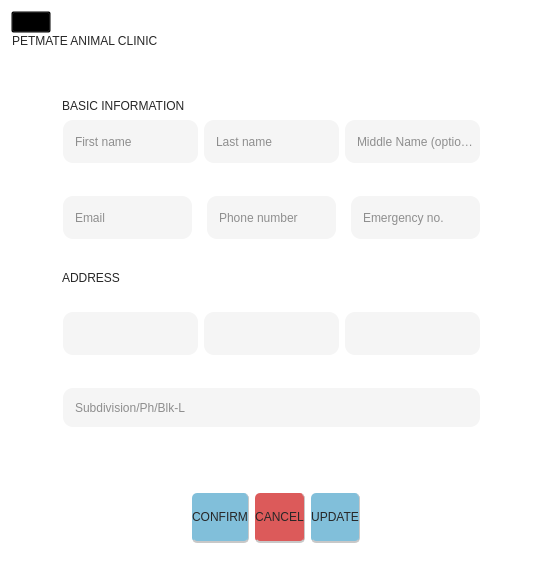
         <widget class="QWidget" name="AddpatientPage">
          <property name="styleSheet">
           <string notr="true">QWidget{
	background:transparent;

}</string>
          </property>
          <layout class="QVBoxLayout" name="verticalLayout_12">
           <property name="spacing">
            <number>0</number>
           </property>
           <property name="sizeConstraint">
            <enum>QLayout::SetDefaultConstraint</enum>
           </property>
           <item alignment="Qt::AlignLeft">
            <widget class="QPushButton" name="addPatientBackBtn">
             <property name="icon">
              <iconset resource="resource.qrc">
               <normaloff>:/Icons/Icons/Profileback.png</normaloff>:/Icons/Icons/Profileback.png</iconset>
             </property>
            </widget>
           </item>
           <item alignment="Qt::AlignTop">
            <widget class="QFrame" name="frame_2">
             <property name="sizePolicy">
              <sizepolicy hsizetype="Expanding" vsizetype="Expanding">
               <horstretch>0</horstretch>
               <verstretch>0</verstretch>
              </sizepolicy>
             </property>
             <property name="styleSheet">
              <string notr="true">QLabel{
	font-family:&quot;Rubik Mono One&quot;;
	color:rgb(39, 39, 39);

}</string>
             </property>
             <property name="frameShape">
              <enum>QFrame::StyledPanel</enum>
             </property>
             <property name="frameShadow">
              <enum>QFrame::Raised</enum>
             </property>
             <layout class="QHBoxLayout" name="horizontalLayout">
              <property name="leftMargin">
               <number>0</number>
              </property>
              <property name="topMargin">
               <number>0</number>
              </property>
              <property name="rightMargin">
               <number>0</number>
              </property>
              <property name="bottomMargin">
               <number>0</number>
              </property>
              <item>
               <widget class="QLabel" name="pageHeader1">
                <property name="sizePolicy">
                 <sizepolicy hsizetype="Expanding" vsizetype="Preferred">
                  <horstretch>0</horstretch>
                  <verstretch>0</verstretch>
                 </sizepolicy>
                </property>
                <property name="styleSheet">
                 <string notr="true"/>
                </property>
                <property name="text">
                 <string>PETMATE ANIMAL CLINIC</string>
                </property>
               </widget>
              </item>
              <item>
               <widget class="QLabel" name="clinicIconP1">
                <property name="sizePolicy">
                 <sizepolicy hsizetype="Expanding" vsizetype="Expanding">
                  <horstretch>0</horstretch>
                  <verstretch>0</verstretch>
                 </sizepolicy>
                </property>
                <property name="maximumSize">
                 <size>
                  <width>145</width>
                  <height>60</height>
                 </size>
                </property>
                <property name="text">
                 <string/>
                </property>
                <property name="pixmap">
                 <pixmap resource="resource.qrc">:/images/image/petmateLogo.png</pixmap>
                </property>
                <property name="scaledContents">
                 <bool>true</bool>
                </property>
                <property name="alignment">
                 <set>Qt::AlignCenter</set>
                </property>
                <property name="wordWrap">
                 <bool>false</bool>
                </property>
               </widget>
              </item>
             </layout>
            </widget>
           </item>
           <item>
            <spacer name="verticalSpacer_11">
             <property name="orientation">
              <enum>Qt::Vertical</enum>
             </property>
             <property name="sizeType">
              <enum>QSizePolicy::Maximum</enum>
             </property>
             <property name="sizeHint" stdset="0">
              <size>
               <width>20</width>
               <height>20</height>
              </size>
             </property>
            </spacer>
           </item>
           <item>
            <widget class="QFrame" name="ownerDetailsFrame">
             <property name="sizePolicy">
              <sizepolicy hsizetype="Expanding" vsizetype="Expanding">
               <horstretch>0</horstretch>
               <verstretch>0</verstretch>
              </sizepolicy>
             </property>
             <property name="minimumSize">
              <size>
               <width>0</width>
               <height>0</height>
              </size>
             </property>
             <property name="styleSheet">
              <string notr="true">QLabel{
	font-family: &quot;Rubik Mono One&quot;;
	color:rgb(39, 39, 39);
}

QLineEdit{
    border-radius: 10px;
	font-family: &quot;Montserrat Medium&quot;;
	font-weight: 57;
	color:rgb(39, 39, 39);
	padding-left: 10px;
	background-color:rgb(245, 245, 245);
}
QLineEdit:focus{
    border: 1px solid rgb(235, 235, 235);
	background-color:rgb(227, 227, 227);
}


QComboBox {
    border-radius: 10px;
	font-family: &quot;Montserrat Medium&quot;;
	font-weight: 57;
	color:rgb(39, 39, 39);
	padding-left: 10px;
	background-color:rgb(245, 245, 245);
}
QComboBox QLineEdit {
	font-family: &quot;Montserrat Medium&quot;;
	font-weight: 57;
    color: rgb(39, 39, 39);
    border: none; 
}
QComboBox:focus{
    border: 1px solid rgb(235, 235, 235);
	background-color:rgb(227, 227, 227);
}
QComboBox::drop-down {
    background-color: transparent;
    border-radius: 10px;
}

QComboBox::down-arrow {
    image: url(:/Icons/Icons/downArrow.png);
    width: 12px;
    height: 12px;
    padding-right: 10px;
}

/* Dropdown list */
QComboBox QAbstractItemView {
    background-color: rgb(232, 232, 232);
    selection-background-color: rgb(217, 217, 217); 
    selection-color: black;
    font: 63 12pt &quot;Montserrat SemiBold&quot;;
    outline: none;
	border:1px solid rgb(209, 209, 209);
}

/* List items */
QComboBox QAbstractItemView::item {
    background-color:  rgb(232, 232, 232);
    color: black;
    height: 25px;
    font: 63 12pt &quot;Montserrat SemiBold&quot;;
}

QComboBox QAbstractItemView::item:hover {
    background-color: rgb(193, 193, 193);
    color: black;
}

/* Scrollbar inside dropdown */
QComboBox QAbstractItemView QScrollBar:vertical {
    background-color: transparent; /* or set a solid color */
    width: 10px;
    border: none;
}

QComboBox QAbstractItemView QScrollBar::handle:vertical {
    background-color: rgb(129, 191, 218);
    border-radius: 5px;
    min-height: 120px;
}

QComboBox QAbstractItemView QScrollBar::handle:vertical:hover {
    background-color: rgb(86, 127, 145);
}

QComboBox QAbstractItemView QScrollBar::add-line:vertical,
QComboBox QAbstractItemView QScrollBar::sub-line:vertical {
    height: 0px;
    background: none;
    border: none;
}

QComboBox QAbstractItemView QScrollBar::groove:vertical {
    background: transparent;
    outline: none;
    border: none;
}
QComboBox QAbstractItemView QScrollBar,
QComboBox QAbstractItemView QScrollBar::handle,
QComboBox QAbstractItemView QScrollBar::groove {
    outline: none;
    border: none;
}

QComboBox QLineEdit {
    font: 63 12pt &quot;Montserrat SemiBold&quot;;
    color: rgb(39, 39, 39);
    border: none; /* optional para di mag mukhang double border */
    background: transparent;
}</string>
             </property>
             <property name="frameShape">
              <enum>QFrame::StyledPanel</enum>
             </property>
             <property name="frameShadow">
              <enum>QFrame::Raised</enum>
             </property>
             <layout class="QVBoxLayout" name="verticalLayout_9">
              <property name="leftMargin">
               <number>50</number>
              </property>
              <property name="rightMargin">
               <number>50</number>
              </property>
              <property name="bottomMargin">
               <number>0</number>
              </property>
              <item>
               <spacer name="verticalSpacer_9">
                <property name="orientation">
                 <enum>Qt::Vertical</enum>
                </property>
                <property name="sizeType">
                 <enum>QSizePolicy::Maximum</enum>
                </property>
                <property name="sizeHint" stdset="0">
                 <size>
                  <width>20</width>
                  <height>20</height>
                 </size>
                </property>
               </spacer>
              </item>
              <item>
               <widget class="QLabel" name="label_4">
                <property name="sizePolicy">
                 <sizepolicy hsizetype="Fixed" vsizetype="Fixed">
                  <horstretch>0</horstretch>
                  <verstretch>0</verstretch>
                 </sizepolicy>
                </property>
                <property name="styleSheet">
                 <string notr="true"/>
                </property>
                <property name="text">
                 <string>BASIC INFORMATION</string>
                </property>
               </widget>
              </item>
              <item>
               <widget class="QFrame" name="frame_36">
                <property name="sizePolicy">
                 <sizepolicy hsizetype="Expanding" vsizetype="Expanding">
                  <horstretch>0</horstretch>
                  <verstretch>0</verstretch>
                 </sizepolicy>
                </property>
                <property name="minimumSize">
                 <size>
                  <width>0</width>
                  <height>50</height>
                 </size>
                </property>
                <property name="maximumSize">
                 <size>
                  <width>16777215</width>
                  <height>80</height>
                 </size>
                </property>
                <property name="frameShape">
                 <enum>QFrame::StyledPanel</enum>
                </property>
                <property name="frameShadow">
                 <enum>QFrame::Raised</enum>
                </property>
                <layout class="QHBoxLayout" name="horizontalLayout_52">
                 <property name="leftMargin">
                  <number>0</number>
                 </property>
                 <property name="topMargin">
                  <number>0</number>
                 </property>
                 <property name="rightMargin">
                  <number>9</number>
                 </property>
                 <property name="bottomMargin">
                  <number>5</number>
                 </property>
                 <item>
                  <widget class="QLineEdit" name="firstNameEdit">
                   <property name="sizePolicy">
                    <sizepolicy hsizetype="Expanding" vsizetype="Expanding">
                     <horstretch>0</horstretch>
                     <verstretch>0</verstretch>
                    </sizepolicy>
                   </property>
                   <property name="styleSheet">
                    <string notr="true"/>
                   </property>
                   <property name="placeholderText">
                    <string>First name</string>
                   </property>
                  </widget>
                 </item>
                 <item>
                  <widget class="QLineEdit" name="lastNameEdit">
                   <property name="sizePolicy">
                    <sizepolicy hsizetype="Expanding" vsizetype="Expanding">
                     <horstretch>0</horstretch>
                     <verstretch>0</verstretch>
                    </sizepolicy>
                   </property>
                   <property name="styleSheet">
                    <string notr="true"/>
                   </property>
                   <property name="placeholderText">
                    <string>Last name</string>
                   </property>
                  </widget>
                 </item>
                 <item>
                  <widget class="QLineEdit" name="middleNameEdit">
                   <property name="sizePolicy">
                    <sizepolicy hsizetype="Expanding" vsizetype="Expanding">
                     <horstretch>0</horstretch>
                     <verstretch>0</verstretch>
                    </sizepolicy>
                   </property>
                   <property name="placeholderText">
                    <string>Middle Name (optional)</string>
                   </property>
                  </widget>
                 </item>
                </layout>
               </widget>
              </item>
              <item>
               <spacer name="verticalSpacer_10">
                <property name="orientation">
                 <enum>Qt::Vertical</enum>
                </property>
                <property name="sizeType">
                 <enum>QSizePolicy::Maximum</enum>
                </property>
                <property name="sizeHint" stdset="0">
                 <size>
                  <width>20</width>
                  <height>20</height>
                 </size>
                </property>
               </spacer>
              </item>
              <item>
               <widget class="QFrame" name="ownerDetails">
                <property name="sizePolicy">
                 <sizepolicy hsizetype="Expanding" vsizetype="Expanding">
                  <horstretch>0</horstretch>
                  <verstretch>0</verstretch>
                 </sizepolicy>
                </property>
                <property name="minimumSize">
                 <size>
                  <width>0</width>
                  <height>50</height>
                 </size>
                </property>
                <property name="maximumSize">
                 <size>
                  <width>16777215</width>
                  <height>80</height>
                 </size>
                </property>
                <property name="styleSheet">
                 <string notr="true"/>
                </property>
                <property name="frameShape">
                 <enum>QFrame::StyledPanel</enum>
                </property>
                <property name="frameShadow">
                 <enum>QFrame::Raised</enum>
                </property>
                <layout class="QHBoxLayout" name="horizontalLayout_51">
                 <property name="spacing">
                  <number>15</number>
                 </property>
                 <property name="leftMargin">
                  <number>0</number>
                 </property>
                 <property name="topMargin">
                  <number>0</number>
                 </property>
                 <property name="bottomMargin">
                  <number>5</number>
                 </property>
                 <item>
                  <widget class="QLineEdit" name="emailEdit">
                   <property name="sizePolicy">
                    <sizepolicy hsizetype="Expanding" vsizetype="Expanding">
                     <horstretch>0</horstretch>
                     <verstretch>0</verstretch>
                    </sizepolicy>
                   </property>
                   <property name="styleSheet">
                    <string notr="true"/>
                   </property>
                   <property name="placeholderText">
                    <string>Email</string>
                   </property>
                  </widget>
                 </item>
                 <item>
                  <widget class="QLineEdit" name="phoneNumberEdit">
                   <property name="sizePolicy">
                    <sizepolicy hsizetype="Expanding" vsizetype="Expanding">
                     <horstretch>0</horstretch>
                     <verstretch>0</verstretch>
                    </sizepolicy>
                   </property>
                   <property name="styleSheet">
                    <string notr="true"/>
                   </property>
                   <property name="placeholderText">
                    <string>Phone number</string>
                   </property>
                  </widget>
                 </item>
                 <item>
                  <widget class="QLineEdit" name="emergencyNoEdit">
                   <property name="sizePolicy">
                    <sizepolicy hsizetype="Expanding" vsizetype="Expanding">
                     <horstretch>0</horstretch>
                     <verstretch>0</verstretch>
                    </sizepolicy>
                   </property>
                   <property name="styleSheet">
                    <string notr="true"/>
                   </property>
                   <property name="placeholderText">
                    <string>Emergency no.</string>
                   </property>
                  </widget>
                 </item>
                </layout>
               </widget>
              </item>
              <item>
               <spacer name="verticalSpacer_5">
                <property name="orientation">
                 <enum>Qt::Vertical</enum>
                </property>
                <property name="sizeType">
                 <enum>QSizePolicy::Maximum</enum>
                </property>
                <property name="sizeHint" stdset="0">
                 <size>
                  <width>20</width>
                  <height>20</height>
                 </size>
                </property>
               </spacer>
              </item>
              <item>
               <widget class="QLabel" name="label_15">
                <property name="sizePolicy">
                 <sizepolicy hsizetype="Fixed" vsizetype="Fixed">
                  <horstretch>0</horstretch>
                  <verstretch>0</verstretch>
                 </sizepolicy>
                </property>
                <property name="styleSheet">
                 <string notr="true"/>
                </property>
                <property name="text">
                 <string>ADDRESS</string>
                </property>
               </widget>
              </item>
              <item>
               <spacer name="verticalSpacer_6">
                <property name="orientation">
                 <enum>Qt::Vertical</enum>
                </property>
                <property name="sizeType">
                 <enum>QSizePolicy::Maximum</enum>
                </property>
                <property name="sizeHint" stdset="0">
                 <size>
                  <width>20</width>
                  <height>20</height>
                 </size>
                </property>
               </spacer>
              </item>
              <item>
               <widget class="QFrame" name="ownerDetails_2">
                <property name="sizePolicy">
                 <sizepolicy hsizetype="Expanding" vsizetype="Expanding">
                  <horstretch>0</horstretch>
                  <verstretch>0</verstretch>
                 </sizepolicy>
                </property>
                <property name="minimumSize">
                 <size>
                  <width>0</width>
                  <height>50</height>
                 </size>
                </property>
                <property name="maximumSize">
                 <size>
                  <width>16777215</width>
                  <height>80</height>
                 </size>
                </property>
                <property name="styleSheet">
                 <string notr="true"/>
                </property>
                <property name="frameShape">
                 <enum>QFrame::StyledPanel</enum>
                </property>
                <property name="frameShadow">
                 <enum>QFrame::Raised</enum>
                </property>
                <layout class="QHBoxLayout" name="horizontalLayout_30">
                 <property name="leftMargin">
                  <number>0</number>
                 </property>
                 <property name="topMargin">
                  <number>0</number>
                 </property>
                 <property name="bottomMargin">
                  <number>5</number>
                 </property>
                 <item>
                  <widget class="QComboBox" name="provinceComboBox">
                   <property name="sizePolicy">
                    <sizepolicy hsizetype="Expanding" vsizetype="Expanding">
                     <horstretch>0</horstretch>
                     <verstretch>0</verstretch>
                    </sizepolicy>
                   </property>
                   <property name="cursor">
                    <cursorShape>IBeamCursor</cursorShape>
                   </property>
                   <property name="focusPolicy">
                    <enum>Qt::NoFocus</enum>
                   </property>
                   <property name="styleSheet">
                    <string notr="true"/>
                   </property>
                   <property name="editable">
                    <bool>true</bool>
                   </property>
                   <property name="sizeAdjustPolicy">
                    <enum>QComboBox::AdjustToContentsOnFirstShow</enum>
                   </property>
                   <property name="duplicatesEnabled">
                    <bool>false</bool>
                   </property>
                   <property name="frame">
                    <bool>true</bool>
                   </property>
                  </widget>
                 </item>
                 <item>
                  <widget class="QComboBox" name="cityComboBox">
                   <property name="sizePolicy">
                    <sizepolicy hsizetype="Expanding" vsizetype="Expanding">
                     <horstretch>0</horstretch>
                     <verstretch>0</verstretch>
                    </sizepolicy>
                   </property>
                   <property name="cursor">
                    <cursorShape>IBeamCursor</cursorShape>
                   </property>
                   <property name="focusPolicy">
                    <enum>Qt::NoFocus</enum>
                   </property>
                   <property name="styleSheet">
                    <string notr="true"/>
                   </property>
                   <property name="editable">
                    <bool>true</bool>
                   </property>
                   <property name="currentIndex">
                    <number>-1</number>
                   </property>
                   <property name="maxVisibleItems">
                    <number>10</number>
                   </property>
                  </widget>
                 </item>
                 <item>
                  <widget class="QComboBox" name="barangayComboBox">
                   <property name="sizePolicy">
                    <sizepolicy hsizetype="Expanding" vsizetype="Expanding">
                     <horstretch>0</horstretch>
                     <verstretch>0</verstretch>
                    </sizepolicy>
                   </property>
                   <property name="cursor">
                    <cursorShape>IBeamCursor</cursorShape>
                   </property>
                   <property name="focusPolicy">
                    <enum>Qt::NoFocus</enum>
                   </property>
                   <property name="styleSheet">
                    <string notr="true"/>
                   </property>
                   <property name="editable">
                    <bool>true</bool>
                   </property>
                  </widget>
                 </item>
                </layout>
               </widget>
              </item>
              <item>
               <spacer name="verticalSpacer_7">
                <property name="orientation">
                 <enum>Qt::Vertical</enum>
                </property>
                <property name="sizeType">
                 <enum>QSizePolicy::Minimum</enum>
                </property>
                <property name="sizeHint" stdset="0">
                 <size>
                  <width>20</width>
                  <height>20</height>
                 </size>
                </property>
               </spacer>
              </item>
              <item>
               <widget class="QFrame" name="ownerDetails_3">
                <property name="sizePolicy">
                 <sizepolicy hsizetype="Expanding" vsizetype="Expanding">
                  <horstretch>0</horstretch>
                  <verstretch>0</verstretch>
                 </sizepolicy>
                </property>
                <property name="minimumSize">
                 <size>
                  <width>0</width>
                  <height>50</height>
                 </size>
                </property>
                <property name="maximumSize">
                 <size>
                  <width>16777215</width>
                  <height>80</height>
                 </size>
                </property>
                <property name="styleSheet">
                 <string notr="true"/>
                </property>
                <property name="frameShape">
                 <enum>QFrame::StyledPanel</enum>
                </property>
                <property name="frameShadow">
                 <enum>QFrame::Raised</enum>
                </property>
                <layout class="QHBoxLayout" name="horizontalLayout_31">
                 <property name="leftMargin">
                  <number>0</number>
                 </property>
                 <property name="topMargin">
                  <number>0</number>
                 </property>
                 <item>
                  <widget class="QLineEdit" name="detailedAddressEdit">
                   <property name="sizePolicy">
                    <sizepolicy hsizetype="Expanding" vsizetype="Expanding">
                     <horstretch>0</horstretch>
                     <verstretch>0</verstretch>
                    </sizepolicy>
                   </property>
                   <property name="styleSheet">
                    <string notr="true"/>
                   </property>
                   <property name="placeholderText">
                    <string>Subdivision/Ph/Blk-L</string>
                   </property>
                  </widget>
                 </item>
                </layout>
               </widget>
              </item>
              <item>
               <spacer name="verticalSpacer_8">
                <property name="orientation">
                 <enum>Qt::Vertical</enum>
                </property>
                <property name="sizeHint" stdset="0">
                 <size>
                  <width>20</width>
                  <height>40</height>
                 </size>
                </property>
               </spacer>
              </item>
              <item>
               <widget class="QFrame" name="frame_12">
                <property name="sizePolicy">
                 <sizepolicy hsizetype="Expanding" vsizetype="Expanding">
                  <horstretch>0</horstretch>
                  <verstretch>0</verstretch>
                 </sizepolicy>
                </property>
                <property name="maximumSize">
                 <size>
                  <width>16777215</width>
                  <height>80</height>
                 </size>
                </property>
                <property name="styleSheet">
                 <string notr="true">QPushButton{
	font-family: &quot;Montserrat SemiBold&quot;;
	font-weight: 63;
	color:rgb(39, 39, 39);
}</string>
                </property>
                <property name="frameShape">
                 <enum>QFrame::StyledPanel</enum>
                </property>
                <property name="frameShadow">
                 <enum>QFrame::Raised</enum>
                </property>
                <layout class="QHBoxLayout" name="horizontalLayout_23">
                 <property name="bottomMargin">
                  <number>5</number>
                 </property>
                 <item>
                  <spacer name="horizontalSpacer">
                   <property name="orientation">
                    <enum>Qt::Horizontal</enum>
                   </property>
                   <property name="sizeType">
                    <enum>QSizePolicy::Maximum</enum>
                   </property>
                   <property name="sizeHint" stdset="0">
                    <size>
                     <width>120</width>
                     <height>20</height>
                    </size>
                   </property>
                  </spacer>
                 </item>
                 <item>
                  <widget class="QPushButton" name="confirmButton">
                   <property name="sizePolicy">
                    <sizepolicy hsizetype="Expanding" vsizetype="Minimum">
                     <horstretch>0</horstretch>
                     <verstretch>0</verstretch>
                    </sizepolicy>
                   </property>
                   <property name="maximumSize">
                    <size>
                     <width>450</width>
                     <height>60</height>
                    </size>
                   </property>
                   <property name="cursor">
                    <cursorShape>PointingHandCursor</cursorShape>
                   </property>
                   <property name="styleSheet">
                    <string notr="true">QPushButton{
	background-color:rgb(129, 191, 218);
	border-radius: 5px;
	border-right:1px solid rgb(200, 200, 200);
	border-bottom:2px solid rgb(200, 200, 200);
}

QPushButton:hover{
	background-color:rgb(110, 163, 186);

}</string>
                   </property>
                   <property name="text">
                    <string>CONFIRM</string>
                   </property>
                  </widget>
                 </item>
                 <item>
                  <widget class="QPushButton" name="cancelButton">
                   <property name="sizePolicy">
                    <sizepolicy hsizetype="Expanding" vsizetype="Expanding">
                     <horstretch>0</horstretch>
                     <verstretch>0</verstretch>
                    </sizepolicy>
                   </property>
                   <property name="maximumSize">
                    <size>
                     <width>450</width>
                     <height>60</height>
                    </size>
                   </property>
                   <property name="cursor">
                    <cursorShape>PointingHandCursor</cursorShape>
                   </property>
                   <property name="styleSheet">
                    <string notr="true">QPushButton{
	background-color:	rgb(220, 90, 90);
	border-radius: 5px;
	border-right:1px solid rgb(200, 200, 200);
	border-bottom:2px solid rgb(200, 200, 200);
}

QPushButton:hover{
	background-color:rgb(180, 120, 125);

}</string>
                   </property>
                   <property name="text">
                    <string>CANCEL</string>
                   </property>
                  </widget>
                 </item>
                 <item>
                  <widget class="QPushButton" name="updateBasicInfo">
                   <property name="sizePolicy">
                    <sizepolicy hsizetype="Expanding" vsizetype="Expanding">
                     <horstretch>0</horstretch>
                     <verstretch>0</verstretch>
                    </sizepolicy>
                   </property>
                   <property name="maximumSize">
                    <size>
                     <width>450</width>
                     <height>60</height>
                    </size>
                   </property>
                   <property name="cursor">
                    <cursorShape>PointingHandCursor</cursorShape>
                   </property>
                   <property name="styleSheet">
                    <string notr="true">QPushButton{
	background-color:rgb(129, 191, 218);
	border-radius: 5px;
	border-right:1px solid rgb(200, 200, 200);
	border-bottom:2px solid rgb(200, 200, 200);
}

QPushButton:hover{
	background-color:rgb(110, 163, 186);

}</string>
                   </property>
                   <property name="text">
                    <string>UPDATE</string>
                   </property>
                  </widget>
                 </item>
                 <item>
                  <spacer name="horizontalSpacer_4">
                   <property name="orientation">
                    <enum>Qt::Horizontal</enum>
                   </property>
                   <property name="sizeType">
                    <enum>QSizePolicy::Maximum</enum>
                   </property>
                   <property name="sizeHint" stdset="0">
                    <size>
                     <width>120</width>
                     <height>50</height>
                    </size>
                   </property>
                  </spacer>
                 </item>
                </layout>
               </widget>
              </item>
             </layout>
            </widget>
           </item>
          </layout>
          <zorder>ownerDetailsFrame</zorder>
          <zorder>frame_2</zorder>
          <zorder>addPatientBackBtn</zorder>
          <zorder>verticalSpacer_11</zorder>
         </widget>
